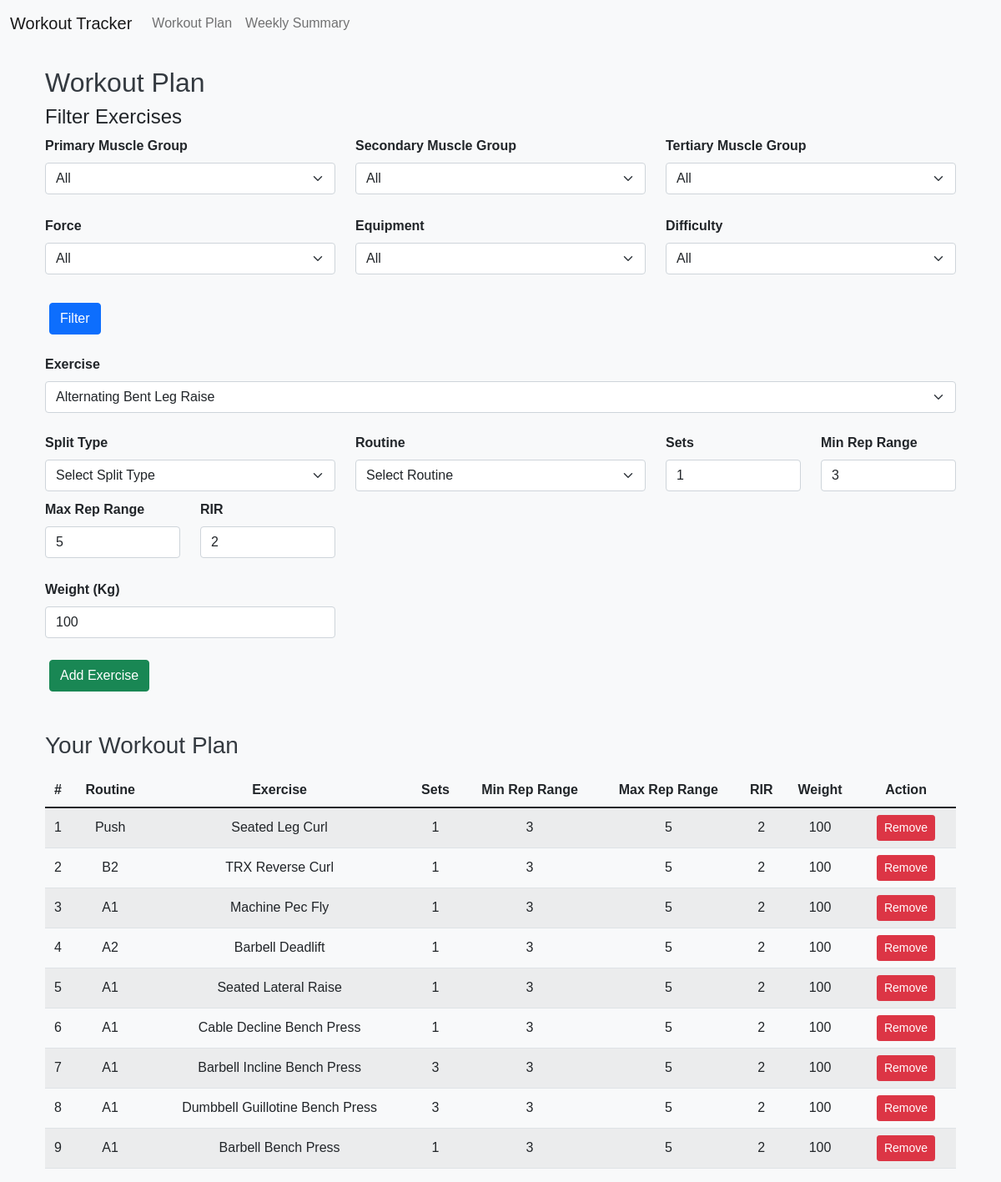
The page /workout_plan on the database its author committed.
### tables this page shows
CREATE TABLE "user_selection" (
	"routine"	TEXT,
	"exercise"	TEXT,
	"sets"	INTEGER,
	"min_rep_range"	INTEGER,
	"max_rep_range"	INTEGER,
	"rir"	INTEGER,
	"weight"	INTEGER
);

### app.py (the view)
@app.route("/workout_plan")
def workout_plan():
    exercises = get_exercises()
    user_selection = get_user_selection()
    connection = DataHandler()
    primary_muscle_groups = connection.fetch_unique_values("exercises", "primary_muscle_group")
    secondary_muscle_groups = connection.fetch_unique_values("exercises", "secondary_muscle_group")
    tertiary_muscle_groups = connection.fetch_unique_values("exercises", "tertiary_muscle_group")
    forces = connection.fetch_unique_values("exercises", "force")
    equipments = connection.fetch_unique_values("exercises", "equipment")
    mechanics = connection.fetch_unique_values("exercises", "mechanic")
    difficulties = connection.fetch_unique_values("exercises", "difficulty")
    connection.close_connection()
    return render_template(
        "workout_plan.html",
        exercises=exercises,
        user_selection=user_selection,
        primary_muscle_groups=primary_muscle_groups,
        secondary_muscle_groups=secondary_muscle_groups,
        tertiary_muscle_groups=tertiary_muscle_groups,
        forces=forces,
        equipments=equipments,
        mechanics=mechanics,
        difficulties=difficulties,
        enumerate=enumerate,
    )

### utils/data_handler.py (called while the page is built)
    def fetch_unique_values(self, table, column):
        try:
            query = f"SELECT DISTINCT {column} FROM {table} ORDER BY {column} ASC"
            self.cursor.execute(query)
            print("fetch unique values")
            print(query)
            results = self.cursor.fetchall()
            return [row[0] for row in results]
        except Exception as e:
            print(f"Error fetching unique values: {e}")
            return []

    def close_connection(self):
        self.conn.close()

### utils/helpers.py (called while the page is built)
def get_exercises(filters=None):
    connection = sqlite3.connect(DB_FILE)
    cursor = connection.cursor()
    base_query = 'SELECT exercise_name FROM exercises'
    conditions = []
    parameters = []
    if filters:
        for column, value in filters.items():
            if value:  # Only include filters with values
                conditions.append(f"{column} = ?")
                parameters.append(value)
    if conditions:
        base_query += " WHERE " + " AND ".join(conditions)
    base_query += " ORDER BY exercise_name ASC"
    cursor.execute(base_query, parameters)
    exercises = cursor.fetchall()
    connection.close()
    return [row[0] for row in exercises]

def get_user_selection():
    connection = sqlite3.connect(DB_FILE)
    cursor = connection.cursor()
    cursor.execute('SELECT * FROM user_selection')
    user_selection = cursor.fetchall()
    connection.close()
    return user_selection

### templates/workout_plan.html (shortened to what this page needs)
{% extends "base.html" %}
{% block content %}
<div class="container">
    <h2>Workout Plan</h2>
    <div class="filters">
        <h4>Filter Exercises</h4>
        <div class="row mb-3">
            <div class="col-md-4">
                <label for="primary_muscle_group" class="form-label">Primary Muscle Group</label>
                <select id="primary_muscle_group" class="form-select">
                    <option value="">All</option>
                </select>
            </div>
            <div class="col-md-4">
                <label for="secondary_muscle_group" class="form-label">Secondary Muscle Group</label>
                <select id="secondary_muscle_group" class="form-select">
                    <option value="">All</option>
                </select>
            </div>
            <div class="col-md-4">
                <label for="tertiary_muscle_group" class="form-label">Tertiary Muscle Group</label>
                <select id="tertiary_muscle_group" class="form-select">
                    <option value="">All</option>
                </select>
            </div>
        </div>
        <div class="row mb-3">
            <div class="col-md-4">
                <label for="force" class="form-label">Force</label>
                <select id="force" class="form-select">
                    <option value="">All</option>
                </select>
            </div>
            <div class="col-md-4">
                <label for="equipment" class="form-label">Equipment</label>
                <select id="equipment" class="form-select">
                    <option value="">All</option>
                </select>
            </div>
            <div class="col-md-4">
                <label for="difficulty" class="form-label">Difficulty</label>
                <select id="difficulty" class="form-select">
                    <option value="">All</option>
                </select>
            </div>
        </div>
        <button class="btn btn-primary mt-2" onclick="filterExercises()">Filter</button>
    </div>
    <div class="mt-4">
        <label for="exercise" class="form-label">Exercise</label>
        <select id="exercise" class="form-select">
            {% for exercise in exercises %}
                <option value="{{ exercise }}">{{ exercise }}</option>
            {% endfor %}
        </select>
    </div>
    <form id="add-exercise-form" class="mt-4">
        <div class="row">
            <div class="col-md-4">
                <label for="split_type" class="form-label">Split Type</label>
                <select id="split_type" class="form-select" onchange="updateRoutineOptions()">
                    <option value="">Select Split Type</option>
                </select>
            </div>
            <div class="col-md-4">
                <label for="routine" class="form-label">Routine</label>
                <select id="routine" class="form-select">
                    <option value="">Select Routine</option>
                </select>
            </div>
            <div class="col-md-2">
                <label for="sets" class="form-label">Sets</label>
                <input type="number" id="sets" class="form-control" name="sets" min="1" value="1">
            </div>
            <div class="col-md-2">
                <label for="min_rep_range" class="form-label">Min Rep Range</label>
                <input type="number" id="min_rep_range" class="form-control" name="min_rep_range" min="1" value="3">
            </div>
            <div class="col-md-2">
                <label for="max_rep_range" class="form-label">Max Rep Range</label>
                <input type="number" id="max_rep_range" class="form-control" name="max_rep_range" min="1" value="5">
            </div>
            <div class="col-md-2">
                <label for="rir" class="form-label">RIR</label>
                <input type="number" id="rir" class="form-control" name="rir" min="0" value="2">
            </div>
        </div>
        <div class="row mt-3">
            <div class="col-md-4">
                <label for="weight" class="form-label">Weight (Kg)</label>
                <input type="number" id="weight" class="form-control" name="weight" min="0" value="100">
            </div>
        </div>
        <button type="button" class="btn btn-success mt-3" onclick="addExercise()">Add Exercise</button>
    </form>
    <h3 class="mt-5">Your Workout Plan</h3>
    <table class="table table-striped mt-3">
        <thead>
            <tr>
                <th>#</th>
                <th>Routine</th>
                <th>Exercise</th>
                <th>Sets</th>
                <th>Min Rep Range</th>
                <th>Max Rep Range</th>
                <th>RIR</th>
                <th>Weight</th>
                <th>Action</th>
            </tr>
        </thead>
        <tbody id="workout-plan-table">
            {% for i, selection in enumerate(user_selection) %}
                <tr>
                    <td>{{ i + 1 }}</td>
                    <td>{{ selection[0] }}</td>
                    <td>{{ selection[1] }}</td>
                    <td>{{ selection[2] }}</td>
                    <td>{{ selection[3] }}</td>
                    <td>{{ selection[4] }}</td>
                    <td>{{ selection[5] }}</td>
                    <td>{{ selection[6] }}</td>
                    <td>
                        <button class="btn btn-danger btn-sm" onclick="removeExercise('{{ selection[0] }}', '{{ selection[1] }}')">Remove</button>
                    </td>
                </tr>
            {% endfor %}
        </tbody>
    </table>
</div>
{% endblock %}

### static/css/styles.css (style rules this page uses)
body { font-family: Arial, sans-serif; background-color: #f8f9fa; margin: 0; padding: 0; }
.container { margin-top: 20px; }
.table th, .table td { text-align: center; vertical-align: middle; }
.btn { margin: 0 5px; }
h2, h3 { color: #343a40; }
.form-label { font-weight: bold; }
.form-select, .form-control { margin-bottom: 10px; }

### rows shown on the page
user_selection: i+1 "1", routine "Push", exercise "Seated Leg Curl", sets "1", min_rep_range "3", max_rep_range "5", rir "2", weight "100"
user_selection: i+1 "2", routine "B2", exercise "TRX Reverse Curl", sets "1", min_rep_range "3", max_rep_range "5", rir "2", weight "100"
user_selection: i+1 "3", routine "A1", exercise "Machine Pec Fly", sets "1", min_rep_range "3", max_rep_range "5", rir "2", weight "100"
user_selection: i "4", routine "A2", exercise "Barbell Deadlift", sets "1", min_rep_range "3", max_rep_range "5", rir "2", weight "100"
user_selection: i+1 "5", routine "A1", exercise "Seated Lateral Raise", sets "1", min_rep_range "3", max_rep_range "5", rir "2", weight "100"
user_selection: i "6", routine "A1", exercise "Cable Decline Bench Press", sets "1", min_rep_range "3", max_rep_range "5", rir "2", weight "100"
user_selection: i "7", routine "A1", exercise "Barbell Incline Bench Press", sets "3", min_rep_range "3", max_rep_range "5", rir "2", weight "100"
user_selection: i "8", routine "A1", exercise "Dumbbell Guillotine Bench Press", sets "3", min_rep_range "3", max_rep_range "5", rir "2", weight "100"
user_selection: i "9", routine "A1", exercise "Barbell Bench Press", sets "1", min_rep_range "3", max_rep_range "5", rir "2", weight "100"

### other values the page prints
form field value "Alternating Bent Leg Raise"
